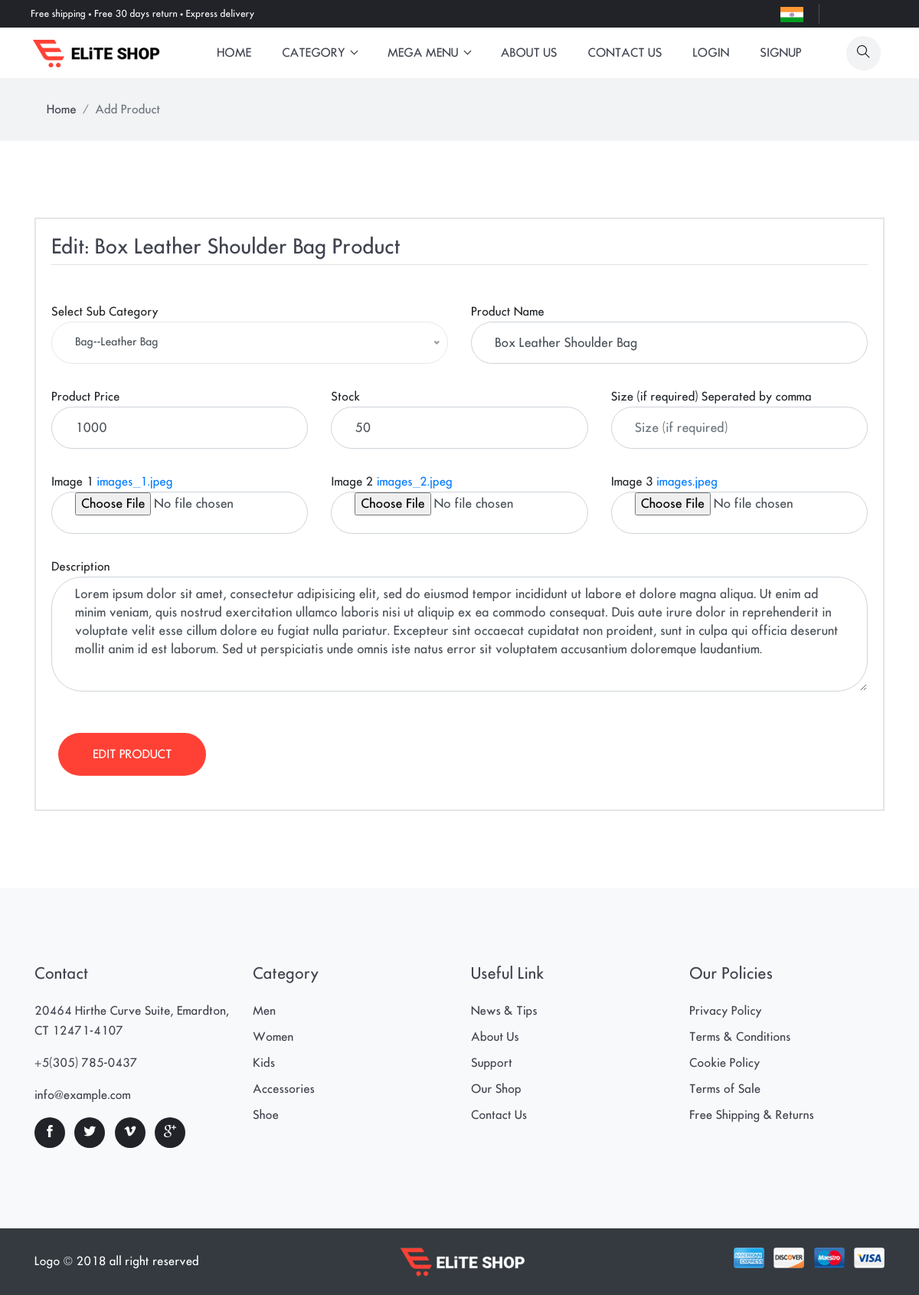
Screenshot of /edit_Product/1/ with the database file from the repository.
### shopping/models.py (models this page shows, shortened)
class Product(models.Model):
    subcat = models.ForeignKey(SubCategory, on_delete=models.CASCADE, null=True)
    name = models.CharField(max_length=100, null=True)
    price = models.IntegerField(null=True)
    stock = models.IntegerField(null=True)
    img1 = models.FileField(null=True)
    img2 = models.FileField(null=True)
    img3 = models.FileField(null=True)
    des = models.TextField(null=True)
    size = models.CharField(max_length=100,null=True,blank=True)

### shopping/views.py (the view)
# urls.py: path('edit_Product/<int:pid>/',Edit_Product,name = 'edit_pro'),
def Edit_Product(request,pid):
    prodata = Product.objects.get(id = pid)
    form = AddProductForm(instance=prodata)
    if request.method == "POST":
        form = AddProductForm(request.POST or None, request.FILES or None,instance=prodata)
        if form.is_valid():
            data = form.save()
            return redirect('pdetail',pid)
    d = {'form':form,"prodata":prodata,"name":"Edit: "+prodata.name,"name1":"Edit"}
    return render(request, 'add_edit_product.html',d)

### shopping/forms.py
class AddProductForm(forms.ModelForm):
    class Meta:
        model = Product
        fields = '__all__'
        widgets = {
            "subcat":forms.Select(attrs={"class":"form-control"}),
            "name":forms.TextInput(attrs={"placeholder":"Product Name","class":"form-control"}),
            "price": forms.NumberInput(attrs={"placeholder": "Price", "class": "form-control"}),
            "stock": forms.NumberInput(attrs={"placeholder": "Product Stock", "class": "form-control"}),
            "img1": forms.FileInput(attrs={"class": "form-control"}),
            "img2": forms.FileInput(attrs={"class": "form-control"}),
            "img3": forms.FileInput(attrs={"class": "form-control"}),
            "des": forms.Textarea(attrs={"placeholder": "Description", "class": "form-control"}),
            "size": forms.TextInput(attrs={"placeholder": "Size (if required)", "class": "form-control"}),
        }

### shopping/models.py (called while the page is built)
    def __str__(self):
        return self.cat.name + '--' + self.name

### shopping/templates/add_edit_product.html (shortened to what this page needs)
{% extends 'base.html' %}
{% load static %}
{% block body %}
<div class="main-wrapper">
<nav class="bg-gray py-3">
  <div class="container">
    <ol class="breadcrumb">
      <li class="breadcrumb-item"><a href="index-2.html">Home</a></li>
      <li class="breadcrumb-item active" aria-current="page">Add Product</li>
    </ol>
  </div>
</nav>
<section class="section">
    <div class="container">
        <div class="row">
            <div class="col-md-12">
                <div class="inner-wrapper border-box">
                    <h3 class="mb-5 border-bottom pb-2">{{ name }} Product</h3>
                    <form action="" class="row" method="post" enctype="multipart/form-data">
                         <div class="col-sm-6">
                            <label for="firstName">Select Sub Category</label>
                        </div>
                        <div class="col-sm-6">
                            <label for="firstName">Product Name</label>
                           {{ form.name }}
                        </div>
                        <div class="col-sm-4">
                            <label for="lastName">Product Price</label>
                            {{ form.price }}
                        </div>
                        <div class="col-sm-4">
                            <label for="email">Stock</label>
                            {{ form.stock }}
                        </div>
                         <div class="col-sm-4">
                            <label for="fax">Size (if required) Seperated by comma</label>
                             {{ form.size }}
                        </div>
                        {% if prodata %}
                        <div class="col-sm-4">
                            <label for="company">Image 1 <a href="{{ prodata.img1.url }}" target="_blank">{{ prodata.img1 }}</a></label>
                            {{ form.img1 }}
                        </div>
                        <div class="col-sm-4">
                            <label for="address">Image 2 <a href="{{ prodata.img2.url }}" target="_blank">{{ prodata.img2 }}</a></label>
                           {{ form.img2 }}
                        </div>
                        <div class="col-sm-4">
                            <label for="phone">Image 3 <a href="{{ prodata.img3.url }}" target="_blank">{{ prodata.img3 }}</a></label>
                          {{ form.img3 }}
                        </div>
                        {% endif %}
                        <div class="col-sm-12">
                            <label for="zip-code">Description</label>
                            {{ form.des }}
                        </div>
                         <div class="p-4  text-right">
                        <input type="submit" class="btn btn-primary" value="{{ name1 }} Product">
                    </div>
                    </form>
                </div>
            </div>
        </div>
    </div>
</section>
{% endblock %}

### shopping/static/css/style.css (style rules this page uses)
body { line-height: 26px; font-family: "futura_icgregular"; font-weight: 400; -webkit-font-smoothing: antialiased; font-size: 15px; }
h1, h2, h3, h4, h5, h6, .h1, .h2, .h3, .h4, .h5, .h6 { color: #3f434e; font-family: "futura_icgregular"; font-weight: 400; }
h3, .h3 { font-size: 26px; }
.btn { font-size: 15px; font-family: "futura_icgregular"; text-transform: uppercase; padding: 16.5px 45px; font-weight: 400; border: 0; border-radius: 40px; position: relative; transition: .2s ease; }
.btn-primary { background: #ff4135; color: #fff; }
body { background-color: #fff; overflow-x: hidden; }
ol, ul { list-style-type: none; margin: 0px; }
a, a:hover, a:focus { text-decoration: none; }
a, button, select, input, label { cursor: pointer; transition: .2s ease; }
.section { padding-top: 100px; padding-bottom: 100px; }
.breadcrumb { border-radius: 0; background-color: transparent; margin-bottom: 0; }
.breadcrumb-item a { color: #3f434e; }
.bg-gray { background: #f2f3f5; }
.form-control { border-radius: 40px; padding: 0 30px; height: 55px; width: 100%; }
textarea.form-control { height: 150px; padding-top: 10px; }
.inner-wrapper { padding: 20px; }
.inner-wrapper .form-control { margin-bottom: 30px; }
.border-box { border: 2px solid #e5e5e5; }
label { margin-bottom: 0; }

### rows the page displays
Product: name "Box Leather Shoulder Bag", price "1000", stock "50", img1 "images_1.jpeg", img2 "images_2.jpeg", img3 "images.jpeg", des "Lorem ipsum dolor sit amet, consectetur adipisicing elit, sed do eiusmod tempor incididunt ut labore et dolore magna aliqua. Ut enim ad minim veniam, quis nostrud exercitation ullamco laboris nisi ut aliquip ex ea commodo consequat. Duis aute irure dolor in reprehenderit in voluptate velit esse cillum dolore eu fugiat nulla pariatur. Excepteur sint occaecat cupidatat non proident, sunt in culpa qui officia deserunt mollit anim id est laborum. Sed ut perspiciatis unde omnis iste natus error sit voluptatem accusantium doloremque laudantium."

### other values shown
{{ name }} "Edit: Box Leather Shoulder Bag"
